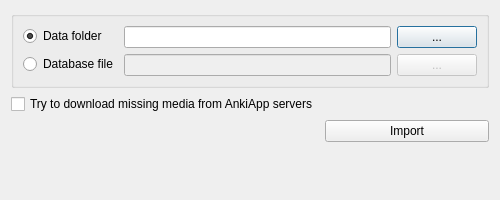
<?xml version="1.0" encoding="UTF-8"?>
<ui version="4.0">
 <class>Dialog</class>
 <widget class="QDialog" name="Dialog">
  <property name="geometry">
   <rect>
    <x>0</x>
    <y>0</y>
    <width>500</width>
    <height>200</height>
   </rect>
  </property>
  <property name="sizePolicy">
   <sizepolicy hsizetype="MinimumExpanding" vsizetype="MinimumExpanding">
    <horstretch>0</horstretch>
    <verstretch>0</verstretch>
   </sizepolicy>
  </property>
  <property name="windowTitle">
   <string>Dialog</string>
  </property>
  <layout class="QFormLayout" name="formLayout">
   <item row="0" column="0" colspan="2">
    <widget class="QGroupBox" name="groupBox">
     <property name="sizePolicy">
      <sizepolicy hsizetype="Preferred" vsizetype="Preferred">
       <horstretch>0</horstretch>
       <verstretch>0</verstretch>
      </sizepolicy>
     </property>
     <property name="title">
      <string/>
     </property>
     <layout class="QFormLayout" name="formLayout_2">
      <item row="0" column="0">
       <widget class="QRadioButton" name="data_folder_checkbox">
        <property name="toolTip">
         <string>AnkiApp data folder</string>
        </property>
        <property name="text">
         <string>Data folder</string>
        </property>
        <property name="checked">
         <bool>true</bool>
        </property>
       </widget>
      </item>
      <item row="0" column="1">
       <layout class="QHBoxLayout" name="horizontalLayout">
        <item>
         <widget class="QLineEdit" name="data_folder"/>
        </item>
        <item>
         <widget class="QPushButton" name="choose_data_folder">
          <property name="text">
           <string>...</string>
          </property>
         </widget>
        </item>
       </layout>
      </item>
      <item row="1" column="0">
       <widget class="QRadioButton" name="database_file_checkbox">
        <property name="toolTip">
         <string>AnkiApp's SQLite database file. If you only have access to a single database file, you can use this, otherwise it's recommended to specify the data folder instead to allow the add-on to import more data</string>
        </property>
        <property name="text">
         <string>Database file</string>
        </property>
       </widget>
      </item>
      <item row="1" column="1">
       <layout class="QHBoxLayout" name="horizontalLayout_2">
        <item>
         <widget class="QLineEdit" name="database_file">
          <property name="enabled">
           <bool>false</bool>
          </property>
         </widget>
        </item>
        <item>
         <widget class="QPushButton" name="choose_database_file">
          <property name="enabled">
           <bool>false</bool>
          </property>
          <property name="text">
           <string>...</string>
          </property>
         </widget>
        </item>
       </layout>
      </item>
     </layout>
    </widget>
   </item>
   <item row="2" column="1">
    <widget class="QPushButton" name="import_button">
     <property name="text">
      <string>Import</string>
     </property>
    </widget>
   </item>
   <item row="1" column="0">
    <widget class="QCheckBox" name="remote_media">
     <property name="text">
      <string>Try to download missing media from AnkiApp servers</string>
     </property>
    </widget>
   </item>
  </layout>
 </widget>
 <resources/>
 <connections/>
</ui>
